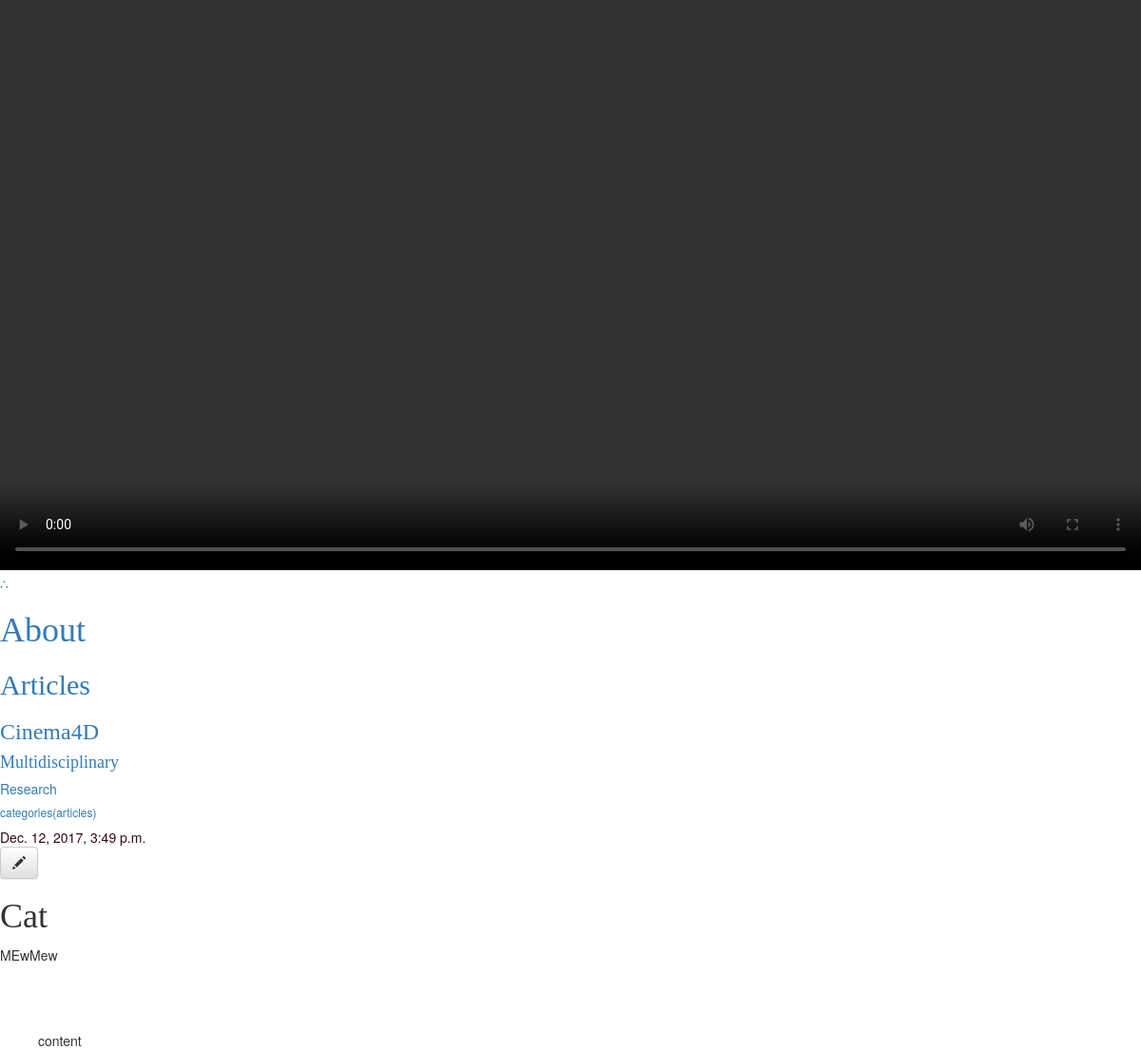
The app's page /post/1/ with its own data.
### blog/models.py (models this page shows, shortened)
class Post(models.Model):
    author = models.ForeignKey('auth.User', on_delete=models.CASCADE)
    title = models.CharField(max_length=200)
    text = models.TextField()
    created_date = models.DateTimeField(
            default=timezone.now)
    published_date = models.DateTimeField(
            blank=True, null=True)
    category = models.CharField(max_length=200)

### blog/views.py (the view)
# urls.py: url(r'^post/(?P<pk>\d+)/$', views.post_detail, name='post_detail'),
def post_detail(request, pk):
	post = get_object_or_404(Post, pk=pk)
	return render(request, 'blog/post_detail.html', {'post': post})

### blog/templates/blog/post_detail.html (shortened to what this page needs)
{% extends 'blog/base.html' %}
{% block content %}
    <div class="post">
        {% if post.published_date %}
            <div class="date">
                {{ post.published_date }}
            </div>
        {% endif %}
        <a class="btn btn-default" href="{% url 'post_edit' pk=post.pk %}"><span class="glyphicon glyphicon-pencil"></span></a>
        <h1>{{ post.title }}</h1>
        <p>{{ post.text|linebreaksbr }}</p>
    </div>
{% endblock %}

### blog/static/blog/css/blog.css (style rules this page uses)
h1, h2, h3, h4 { font-family: 'Aldrich', cursive; }
.date { color: #300A11; }
.post { margin-bottom: 70px; }

### records on screen
Post: published_date "Dec. 12, 2017, 3:49 p.m.", title "Cat", text "MEwMew"
